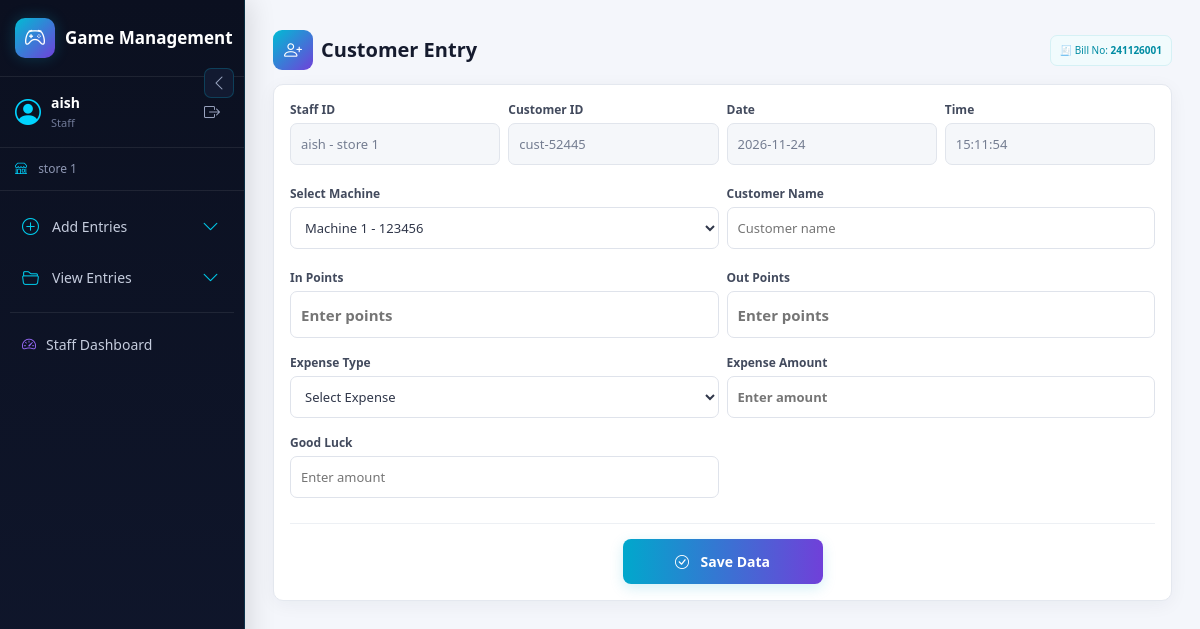
Screenshot of /entry/customer/ (signed in) with the database file from the repository.
### videostore/models.py (models this page shows, shortened)
class User(AbstractUser):
    ROLE_CHOICES = (
        ('superadmin', 'SuperAdmin'),
        ('staff', 'Staff'),
    )
    role = models.CharField(max_length=20, choices=ROLE_CHOICES)
    store = models.ForeignKey('Store', on_delete=models.SET_NULL, null=True, blank=True)
    phone_number = models.CharField(max_length=20, blank=True, null=True)

class Store(models.Model):
    name = models.CharField(max_length=100)
    location = models.CharField(max_length=255, blank=True)

class Machine(models.Model):
    name = models.CharField(max_length=100)
    number = models.CharField(max_length=20, unique=True)
    store = models.ForeignKey(Store, on_delete=models.CASCADE)

### videostore/views.py (the view, shortened to what this page needs)
@login_required
def customer_staff_entry(request):
    if request.user.role == 'staff':
        if not request.user.store:
            messages.error(request, "You are not assigned to any store.")
            return redirect('custom_login')
        store = request.user.store
        machines = Machine.objects.filter(store=store)
        staff_machine = machines.first() if machines.count() == 1 else None
    elif request.user.is_superuser or request.user.role == 'superadmin':
        store = None
        machines = Machine.objects.all()
        staff_machine = None
    else:
        messages.error(request, "Unauthorized access.")
        return redirect('custom_login')
    now = timezone.now()
    context = {
        'now': now,
        'customer_id': "cust-" + str(random.randint(10000, 99999)),
        'bill_no': generate_bill_no(),
        'stores':store,
        'staff_machine':staff_machine,
        'machines':machines,
    }
    return render(request, 'customer_staff_entry.html', context)

### videostore/views.py (called while the page is built)
def generate_bill_no():
    india_tz = pytz.timezone("Asia/Kolkata")
    now = timezone.now().astimezone(india_tz)
    today_str = now.strftime("%d%m%y")
    last_bill = GameData.objects.filter(bill_no__startswith=today_str).aggregate(Max('bill_no'))['bill_no__max']
    if last_bill:
        last_seq = int(last_bill[-3:])
        next_seq = f"{last_seq + 1:03d}"
    else:
        next_seq = "001"
    return today_str + next_seq

### videostore/templates/customer_staff_entry.html (shortened to what this page needs)
{% extends 'base.html' %}
{% load static %}
{% block content %}
<div class="customer-entry-page">
    <div class="customer-entry-top">
        <div class="customer-entry-heading">
            <div class="customer-entry-icon">
                <i class="bi bi-person-plus"></i>
            </div>
            <h3>
                Customer Entry
            </h3>
        </div>
        <div class="bill-number">
            🧾
            Bill No:
            <strong>{{ bill_no }}</strong>
        </div>
    </div>
    <form
        method="POST"
        id="entryForm"
        enctype="multipart/form-data"
        class="customer-form"
    >
        <div class="row g-2">
            <div class="col-6 col-md-3 mb-2">
                <label class="customer-label">
                    Staff ID
                </label>
                <input
                    type="text"
                    class="customer-input readonly-field"
                    value="{% if request.user.store %}{{ request.user.username }} - {{ request.user.store.name }}{% else %}{{ request.user.username }}{% endif %}"
                    readonly
                >
            </div>
            <div class="col-6 col-md-3 mb-2">
                <label class="customer-label">
                    Customer ID
                </label>
                <input
                    type="text"
                    class="customer-input readonly-field"
                    name="customer_id"
                    value="{{ customer_id }}"
                    readonly
                >
            </div>
            <div class="col-6 col-md-3 mb-2">
                <label class="customer-label">
                    Date
                </label>
                <input
                    type="text"
                    class="customer-input readonly-field"
                    value="{{ now|date:'Y-m-d' }}"
                    readonly
                >
            </div>
            <div class="col-6 col-md-3 mb-2">
                <label class="customer-label">
                    Time
                </label>
                <input
                    type="text"
                    class="customer-input readonly-field"
                    value="{{ now|time:'H\:i:s' }}"
                    readonly
                >
            </div>
        </div>
        <div class="row g-2 mt-1">
            <div class="col-6 col-md-6 mb-2">
                <label class="customer-label">
                    Select Machine
                </label>
                <select
                    class="customer-select"
                    name="machine"
                    id="machine"
                    {% if staff_machine %}
                        disabled
                    {% endif %}
                    required
                >
                    {% if staff_machine %}
                        <option
                            value="{{ staff_machine.id }}"
                            selected
                        >
                            {{ staff_machine.name }} -
                        </option>
                    {% endif %}
                </select>
            </div>
            <div class="col-6 col-md-6 mb-2">
                <label class="customer-label">
                    Customer Name
                </label>
                <input
                    type="text"
                    class="customer-input customer-name-input"
                    name="customer_name"
                    placeholder="Customer name"
                    required
                >
            </div>
        </div>
        <div class="row g-2 expense-row mt-1">
            <div class="col-6 col-md-6 mb-2">
                <label class="customer-label">
                    In Points
                </label>
                <input
                    type="number"
                    class="customer-input points-input"
                    name="in_points"
                    min="0"
                    placeholder="Enter points"
                    inputmode="numeric"
                    required
                >
            </div>
            <div class="col-6 col-md-6 mb-2">
                <label class="customer-label">
                    Out Points
                </label>
                <input
                    type="number"
                    class="customer-input points-input"
                    name="out_points"
                    min="0"
                    placeholder="Enter points"
                    inputmode="numeric"
                    required
                >
            </div>
            <div class="col-6 col-md-6 mb-2">
                <label class="customer-label">
                    Expense Type
                </label>
                <select
                    class="customer-select"
                    name="expense_type"
                    id="expense_type"
                    required
                >
                    <option value="">
                        Select Expense
                    </option>
                </select>
            </div>
            <div class="col-6 col-md-6 mb-2">
                <label class="customer-label">
                    Expense Amount
                </label>
                <input
                    type="number"
                    class="customer-input expense-amount"
                    name="expense_amt"
                    id="expense_amt"
                    min="0"
                    placeholder="Enter amount"
                    inputmode="decimal"
                    required
                >
            </div>
            <div class="col-6 col-md-6 mb-2">
                <label class="customer-label">
                    Good Luck
                </label>
                <input
                    type="number"
                    class="customer-input"
                    name="goodluck_amt"
                    id="goodluck_amt"
                    min="0"
                    placeholder="Enter amount"
                    inputmode="decimal"
                >
            </div>
        </div>
        <div class="save-area">
            <button
                type="submit"
                id="saveBtn"
                class="save-button"
            >
                <i class="bi bi-check-circle me-2"></i>
                Save Data
            </button>
        </div>
    </form>
</div>
{% endblock %}

### videostore/templates/base.html (shortened to what this page needs)
<!DOCTYPE html>
<html lang="en">
<head>
    <link
        href="https://cdn.jsdelivr.net/npm/bootstrap@5.3.3/dist/css/bootstrap.min.css"
        rel="stylesheet"
    >
    <link
        href="https://cdn.jsdelivr.net/npm/bootstrap-icons@1.11.3/font/bootstrap-icons.css"
        rel="stylesheet"
    >
</head>
<body>
    <aside
        class="desktop-sidebar d-none d-md-flex"
        id="sidebar"
    >
        <div class="sidebar-top">
            <div class="game-brand">
                <div class="game-brand-icon">
                    <i class="bi bi-controller"></i>
                </div>
                <div class="game-brand-text-wrapper">
                    <div class="game-brand-text">
                        Game Management
                    </div>
                </div>
            </div>
        </div>
        <div class="user-section">
            <div class="user-profile">
                <div class="user-info">
                    <i class="bi bi-person-circle user-icon"></i>
                    <div class="nav-text">
                        <div class="username">
                            {{ request.user.username }}
                        </div>
                        <div class="user-role">
                            {% if request.user.is_superuser %}
                                Super Admin
                            {% elif request.user.role %}
                                {{ request.user.role|title }}
                            {% else %}
                                Staff
                            {% endif %}
                        </div>
                    </div>
                </div>
                <a
                    href="{% url 'custom_logout' %}"
                    class="logout-btn nav-text"
                    title="Logout"
                >
                    <i class="bi bi-box-arrow-right"></i>
                </a>
            </div>
        </div>
        {% if request.user.store %}
            <div class="store-section">
                <i class="bi bi-shop me-2"></i>
                <span class="nav-text">
                    {{ request.user.store.name }}
                </span>
            </div>
        {% endif %}
        <div class="sidebar-nav">
            <ul>
                <li>
                    <button
                        type="button"
                        class="menu-toggle"
                        onclick="toggleSubmenu(this)"
                    >
                        <i class="bi bi-plus-circle"></i>
                        <span class="nav-text">
                            Add Entries
                        </span>
                        <i class="bi bi-chevron-down menu-arrow"></i>
                    </button>
                </li>
                <li>
                    <button
                        type="button"
                        class="menu-toggle"
                        onclick="toggleSubmenu(this)"
                    >
                        <i class="bi bi-folder2-open"></i>
                        <span class="nav-text">
                            View Entries
                        </span>
                        <i class="bi bi-chevron-down menu-arrow"></i>
                    </button>
                </li>
                {% if request.user.role == 'staff' %}
                    <li class="superadmin-link">
                        <a href="{% url 'staff_dashboard' %}">
                            <i class="bi bi-speedometer2"></i>
                            <span class="nav-text">
                                Staff Dashboard
                            </span>
                        </a>
                    </li>
                {% endif %}
            </ul>
        </div>
        <button
            type="button"
            class="sidebar-toggle"
            onclick="toggleSidebar()"
            title="Collapse sidebar"
            id="sidebarToggle"
        >
            <i class="bi bi-chevron-left"></i>
        </button>
    </aside>
    <div
        class="main-wrapper"
        id="mainWrapper"
    >
        <main class="content">
            {% block content %}
            {% endblock %}
        </main>
    </div>
</body>
</html>

### videostore/templates/base.html (style rules this page uses)
* { box-sizing: border-box; }
html, body { margin: 0; padding: 0; width: 100%; min-height: 100%; font-family: "Segoe UI", Arial, sans-serif; background: #f4f6fb; overflow-x: hidden; }
body { min-height: 100vh; }
a { text-decoration: none; }
.desktop-sidebar { width: 245px; min-width: 245px; height: 100vh; position: fixed; top: 0; left: 0; display: flex; flex-direction: column; background: linear-gradient( 180deg, #0b1020 0%, #10172d 100% ); color: #ffffff; border-right: 1px solid rgba(0, 212, 255, 0.15); box-shadow: 5px 0 25px rgba(0, 0, 0, 0.12); transition: width 0.25s ease, min-width 0.25s ease; z-index: 1000; overflow-y: auto; overflow-x: hidden; }
.sidebar-top { padding: 18px 15px; border-bottom: 1px solid rgba(255, 255, 255, 0.08); }
.game-brand { display: flex; align-items: center; gap: 10px; color: #ffffff; }
.game-brand-icon { width: 40px; height: 40px; display: flex; align-items: center; justify-content: center; border-radius: 10px; background: linear-gradient( 135deg, #00bcd4, #7040d9 ); box-shadow: 0 0 15px rgba(0, 212, 255, 0.20); flex-shrink: 0; }
.game-brand-icon i { font-size: 21px; }
.game-brand-text { font-size: 17px; font-weight: 700; white-space: nowrap; }
.user-section { padding: 15px; border-bottom: 1px solid rgba(255, 255, 255, 0.08); }
.user-profile { display: flex; align-items: center; justify-content: space-between; gap: 10px; }
.user-info { display: flex; align-items: center; min-width: 0; }
.user-icon { color: #00d4ff; font-size: 26px; margin-right: 10px; flex-shrink: 0; }
.username { color: #ffffff; font-size: 14px; font-weight: 600; white-space: nowrap; overflow: hidden; text-overflow: ellipsis; }
.user-role { color: #707a98; font-size: 11px; margin-top: 2px; }
.logout-btn { width: 34px; height: 34px; display: flex; align-items: center; justify-content: center; color: #9ba5c0; border-radius: 8px; transition: 0.2s ease; flex-shrink: 0; }
.store-section { padding: 12px 15px; border-bottom: 1px solid rgba(255, 255, 255, 0.08); color: #8d96b2; font-size: 12px; }
.store-section i { color: #00d4ff; }
.sidebar-nav { padding: 12px 10px; flex: 1; }
.sidebar-nav ul { list-style: none; padding: 0; margin: 0; }
.sidebar-nav > ul > li { margin-bottom: 4px; }
.nav-link-main, .menu-toggle { width: 100%; display: flex; align-items: center; gap: 10px; padding: 11px 12px; border: none; border-radius: 8px; background: transparent; color: #c5ccdd; font-size: 14px; text-align: left; cursor: pointer; transition: 0.2s ease; }
.nav-link-main i, .menu-toggle > i { width: 20px; color: #00c8e8; font-size: 17px; flex-shrink: 0; }
.menu-arrow { margin-left: auto; font-size: 12px; color: #68728e; transition: transform 0.2s ease; }
.superadmin-link { margin-top: 10px; border-top: 1px solid rgba(255, 255, 255, 0.08); padding-top: 10px; }
.superadmin-link a { display: flex; align-items: center; gap: 10px; padding: 11px 12px; color: #c5ccdd; border-radius: 8px; font-size: 14px; transition: 0.2s ease; }
.superadmin-link i { color: #9b6cff; }
.main-wrapper { margin-left: 245px; min-height: 100vh; display: flex; flex-direction: column; transition: margin-left 0.25s ease; }
.content { width: 100%; min-height: 100vh; padding: 25px; background: #f4f6fb; }
.sidebar-toggle { position: absolute; right: 10px; top: 68px; width: 30px; height: 30px; display: flex; align-items: center; justify-content: center; border: 1px solid rgba(0, 212, 255, 0.20); border-radius: 7px; background: #121a31; color: #9aa5c1; cursor: pointer; z-index: 10; transition: 0.2s ease; }

### rows the page displays
User: user.username "aish", user.role "Staff", user.store.name "store 1", store+username "aish - store 1"
Machine: machine "Machine 1 - 123456"

### other values shown
{{ bill_no }} "241126001"
